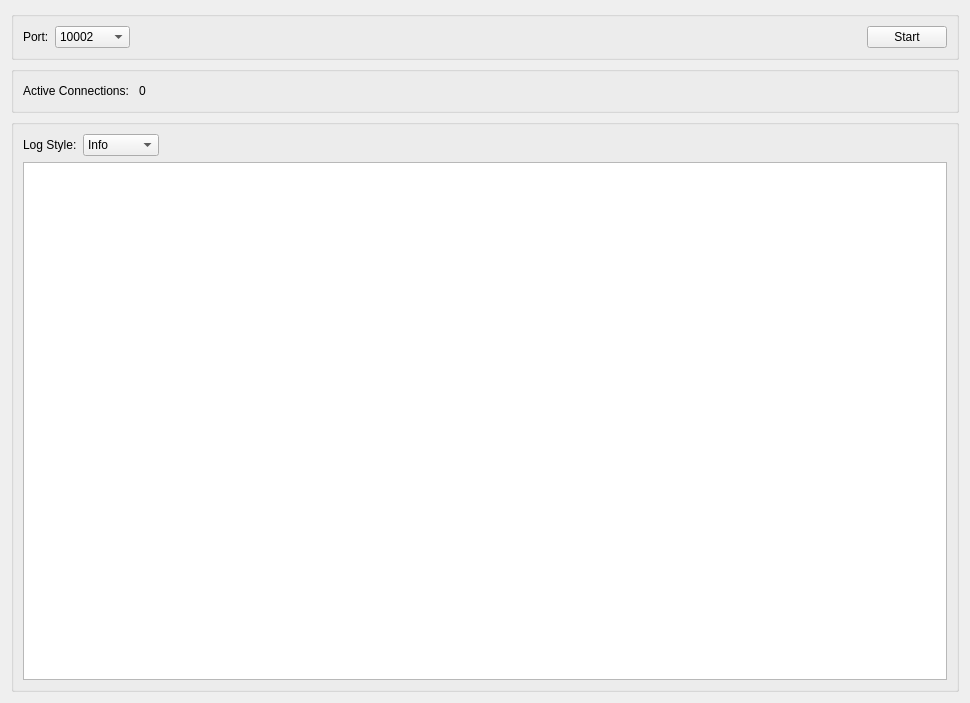
<?xml version="1.0" encoding="UTF-8"?>
<ui version="4.0">
 <class>MicTcpWidget</class>
 <widget class="QWidget" name="MicTcpWidget">
  <property name="geometry">
   <rect>
    <x>0</x>
    <y>0</y>
    <width>970</width>
    <height>703</height>
   </rect>
  </property>
  <property name="palette">
   <palette>
    <active>
     <colorrole role="Highlight">
      <brush brushstyle="SolidPattern">
       <color alpha="255">
        <red>0</red>
        <green>126</green>
        <blue>8</blue>
       </color>
      </brush>
     </colorrole>
    </active>
    <inactive>
     <colorrole role="Highlight">
      <brush brushstyle="SolidPattern">
       <color alpha="255">
        <red>0</red>
        <green>126</green>
        <blue>8</blue>
       </color>
      </brush>
     </colorrole>
    </inactive>
    <disabled>
     <colorrole role="Highlight">
      <brush brushstyle="SolidPattern">
       <color alpha="255">
        <red>145</red>
        <green>145</green>
        <blue>145</blue>
       </color>
      </brush>
     </colorrole>
    </disabled>
   </palette>
  </property>
  <property name="windowTitle">
   <string>Form</string>
  </property>
  <layout class="QGridLayout" name="gridLayout_5">
   <item row="0" column="0">
    <widget class="QGroupBox" name="gpMicTcpInput">
     <property name="title">
      <string/>
     </property>
     <layout class="QGridLayout" name="gridLayout_2">
      <item row="0" column="2">
       <spacer name="horizontalSpacer">
        <property name="orientation">
         <enum>Qt::Horizontal</enum>
        </property>
        <property name="sizeHint" stdset="0">
         <size>
          <width>470</width>
          <height>17</height>
         </size>
        </property>
       </spacer>
      </item>
      <item row="0" column="1">
       <widget class="QComboBox" name="cmbMicTcpPort">
        <property name="minimumSize">
         <size>
          <width>75</width>
          <height>0</height>
         </size>
        </property>
        <item>
         <property name="text">
          <string>10002</string>
         </property>
        </item>
       </widget>
      </item>
      <item row="0" column="3">
       <widget class="QPushButton" name="btnMicTcpStartStop">
        <property name="minimumSize">
         <size>
          <width>0</width>
          <height>20</height>
         </size>
        </property>
        <property name="text">
         <string>Start</string>
        </property>
       </widget>
      </item>
      <item row="0" column="0">
       <widget class="QLabel" name="label_MicTcp_5">
        <property name="text">
         <string>Port:</string>
        </property>
       </widget>
      </item>
     </layout>
    </widget>
   </item>
   <item row="1" column="0">
    <widget class="QGroupBox" name="gpMicTcpLogs">
     <property name="title">
      <string/>
     </property>
     <layout class="QGridLayout" name="gridLayout_4">
      <item row="0" column="3">
       <spacer name="horizontalSpacer_3">
        <property name="orientation">
         <enum>Qt::Horizontal</enum>
        </property>
        <property name="sizeHint" stdset="0">
         <size>
          <width>715</width>
          <height>20</height>
         </size>
        </property>
       </spacer>
      </item>
      <item row="0" column="2">
       <widget class="QLabel" name="lblMicTcpActiveConn">
        <property name="text">
         <string>&lt;html&gt;&lt;head/&gt;&lt;body&gt;&lt;p&gt;0&lt;/p&gt;&lt;/body&gt;&lt;/html&gt;</string>
        </property>
       </widget>
      </item>
      <item row="0" column="0" colspan="2">
       <widget class="QLabel" name="label_MicTcp_3">
        <property name="text">
         <string>Active Connections: </string>
        </property>
       </widget>
      </item>
     </layout>
    </widget>
   </item>
   <item row="2" column="0">
    <widget class="QGroupBox" name="gpMicTcpStats">
     <property name="title">
      <string/>
     </property>
     <layout class="QGridLayout" name="gridLayout_3">
      <item row="0" column="0">
       <widget class="QLabel" name="label">
        <property name="text">
         <string>Log Style:</string>
        </property>
       </widget>
      </item>
      <item row="0" column="1">
       <widget class="QComboBox" name="cmbMicTcpLogLevel">
        <property name="currentIndex">
         <number>2</number>
        </property>
        <item>
         <property name="text">
          <string>None</string>
         </property>
        </item>
        <item>
         <property name="text">
          <string>Error</string>
         </property>
        </item>
        <item>
         <property name="text">
          <string>Info</string>
         </property>
        </item>
        <item>
         <property name="text">
          <string>Debug</string>
         </property>
        </item>
        <item>
         <property name="text">
          <string>Verbose</string>
         </property>
        </item>
       </widget>
      </item>
      <item row="0" column="2">
       <spacer name="horizontalSpacer_2">
        <property name="orientation">
         <enum>Qt::Horizontal</enum>
        </property>
        <property name="sizeHint" stdset="0">
         <size>
          <width>781</width>
          <height>20</height>
         </size>
        </property>
       </spacer>
      </item>
      <item row="1" column="0" colspan="3">
       <widget class="QTextEdit" name="teMicTcp">
        <property name="html">
         <string>&lt;!DOCTYPE HTML PUBLIC &quot;-//W3C//DTD HTML 4.0//EN&quot; &quot;http://www.w3.org/TR/REC-html40/strict.dtd&quot;&gt;
&lt;html&gt;&lt;head&gt;&lt;meta name=&quot;qrichtext&quot; content=&quot;1&quot; /&gt;&lt;meta charset=&quot;utf-8&quot; /&gt;&lt;style type=&quot;text/css&quot;&gt;
p, li { white-space: pre-wrap; }
&lt;/style&gt;&lt;/head&gt;&lt;body style=&quot; font-family:'Ubuntu'; font-size:11pt; font-weight:400; font-style:normal;&quot;&gt;
&lt;p style=&quot;-qt-paragraph-type:empty; margin-top:0px; margin-bottom:0px; margin-left:0px; margin-right:0px; -qt-block-indent:0; text-indent:0px;&quot;&gt;&lt;br /&gt;&lt;/p&gt;&lt;/body&gt;&lt;/html&gt;</string>
        </property>
       </widget>
      </item>
     </layout>
    </widget>
   </item>
  </layout>
 </widget>
 <resources/>
 <connections/>
</ui>
